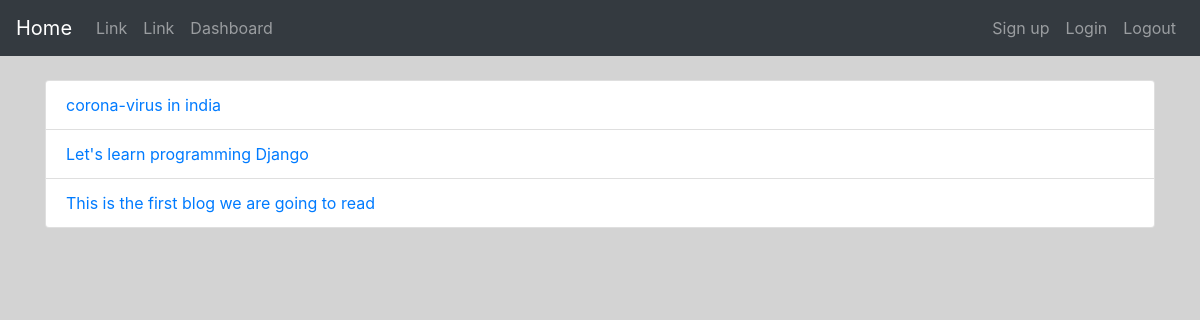
The page / on the database its author committed.
### blogs/models.py (models this page shows, shortened)
class Post(models.Model):
	title = models.CharField(max_length=200)
	slug = models.SlugField(unique=True)
	image = models.ImageField(blank=True)
	post_text = models.TextField()
	pub_date = models.DateTimeField('Date published')
	category = models.ForeignKey(Category, on_delete=models.CASCADE)
	def was_published_recently(self):
		return self.pub_date>=timezone.now() - datetime.timedelta(days=1)
	was_published_recently.admin_order_field = 'pub_date'
	was_published_recently.boolean = True
	was_published_recently.short_description = 'Published recently?'

### blogs/views.py (the view)
# urls.py: path('',views.IndexView.as_view(), name='index'),
class IndexView(generic.ListView):
    template_name = 'blogs/index.html'
    context_object_name = 'latest_blog_list'
    def get_queryset(self):
        return Post.objects.filter(pub_date__lte = timezone.now()).order_by('-pub_date')[:5]

### blogs/templates/blogs/index.html
{% extends './layouts.html' %}
{% block content %}
{% if latest_blog_list %}
	<ul class="list-group">
		{% for post in latest_blog_list %}
		<li class="list-group-item">
			<a href="{% url 'blogs:show_post' post.slug %}">{{ post.title }}</a>
		</li>
		{% endfor %}
	</ul>
{% else %}
<h1>We don't have latest post</h1>
{% endif %}
{% endblock %}

### blogs/static/blogs/style.css (style rules this page uses)
body { background-color: lightgrey; }

### rows shown on the page
Post: title "corona-virus in india"
Post: title "Let's learn programming Django"
Post: title "This is the first blog we are going to read"
